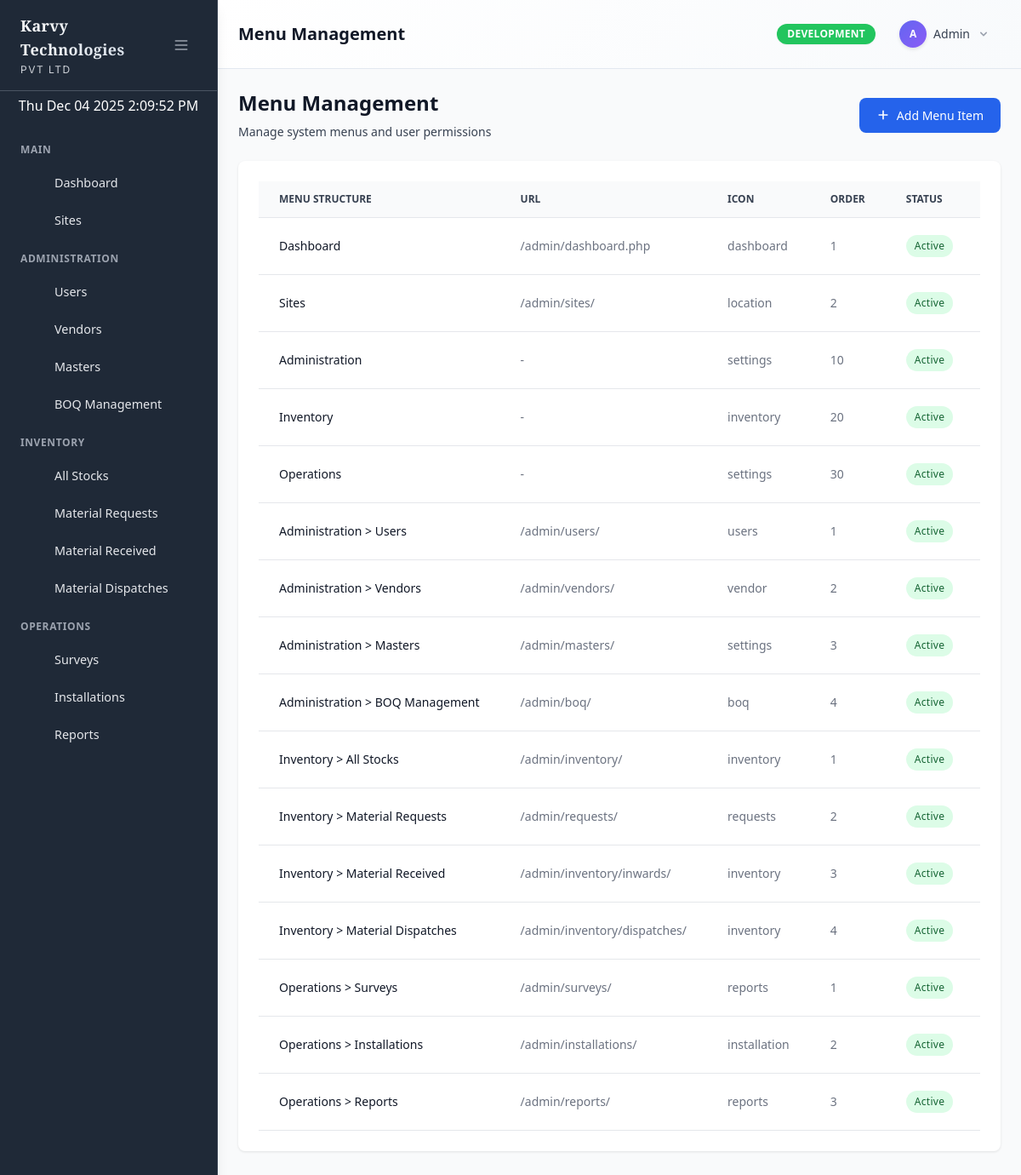
/admin/menu-management/index.php (signed in), run on the app's committed database.
### tables this page shows
CREATE TABLE `menu_items` (
  `id` int(11) NOT NULL,
  `parent_id` int(11) DEFAULT NULL,
  `title` varchar(100) NOT NULL,
  `icon` varchar(100) DEFAULT NULL,
  `url` varchar(255) DEFAULT NULL,
  `sort_order` int(11) DEFAULT 0,
  `status` enum('active','inactive') DEFAULT 'active',
  `created_at` timestamp NOT NULL DEFAULT current_timestamp(),
  `updated_at` timestamp NOT NULL DEFAULT current_timestamp() ON UPDATE current_timestamp()
);

### config/database.php (called while the page is built, shortened)
<?php
class Database {
    private static $instance = null;
    private $connection;
    private $environment;
    private function __construct() {
        $this->environment = getEnvironment();
    }
    private function connect() {
        try {
            $dsn = "mysql:host=" . DB_HOST . ";dbname=" . DB_NAME . ";charset=" . DB_CHARSET;
            $options = [
                PDO::ATTR_ERRMODE => PDO::ERRMODE_EXCEPTION,
                PDO::ATTR_DEFAULT_FETCH_MODE => PDO::FETCH_ASSOC,
                PDO::ATTR_EMULATE_PREPARES => false,
                PDO::MYSQL_ATTR_INIT_COMMAND => "SET NAMES " . DB_CHARSET
            ];
            $this->connection = new PDO($dsn, DB_USER, DB_PASS, $options);
        } catch (PDOException $e) {
            $errorMsg = "Database connection failed in " . $this->environment . " environment: " . $e->getMessage();
            error_log($errorMsg);
            if ($this->environment === 'production') {
                throw new Exception("Database connection failed. Please contact administrator.");
            } else {
                throw new Exception($errorMsg);
            }
        }
    }
    public static function getInstance() {
        if (self::$instance === null) {
            self::$instance = new self();
        }
        return self::$instance;
    }
    public function getConnection() {
        return $this->connection;
    }
}
?>

### models/BaseModel.php (called while the page is built, shortened)
<?php
require_once __DIR__ . '/../config/database.php';
class BaseModel {
    public function __construct() {
        $this->db = Database::getInstance()->getConnection();
    }
}
?>

### models/Menu.php (called while the page is built, shortened)
<?php
require_once __DIR__ . '/BaseModel.php';
class Menu extends BaseModel {
    public function getAllMenuItems() {
        $stmt = $this->db->prepare("
            SELECT m.*,
                   CASE WHEN m.parent_id IS NULL THEN m.title
                        ELSE CONCAT(p.title, ' > ', m.title)
                   END as full_path
            FROM menu_items m
            LEFT JOIN menu_items p ON m.parent_id = p.id
            ORDER BY m.parent_id ASC, m.sort_order ASC, m.title ASC
        ");
        $stmt->execute();
        return $stmt->fetchAll();
    }
}
?>

### admin/menu-management/index.php (the view, shortened to what this page needs)
<?php
require_once __DIR__ . '/../../models/Menu.php';
$menuModel = new Menu();
$menuItems = $menuModel->getAllMenuItems();
?>
<div class="flex justify-between items-center mb-6">
    <div>
        <h1 class="text-2xl font-semibold text-gray-900">Menu Management</h1>
        <p class="mt-2 text-sm text-gray-700">Manage system menus and user permissions</p>
    </div>
    <button onclick="openModal('createMenuModal')" class="btn btn-primary">
        <svg class="w-4 h-4 mr-2" fill="currentColor" viewBox="0 0 20 20">
            <path fill-rule="evenodd" d="M10 3a1 1 0 011 1v5h5a1 1 0 110 2h-5v5a1 1 0 11-2 0v-5H4a1 1 0 110-2h5V4a1 1 0 011-1z" clip-rule="evenodd"></path>
        </svg>
        Add Menu Item
    </button>
</div>
<div class="card">
    <div class="card-body">
        <div class="overflow-x-auto">
            <table class="data-table">
                <thead>
                    <tr>
                        <th>Menu Structure</th>
                        <th>URL</th>
                        <th>Icon</th>
                        <th>Order</th>
                        <th>Status</th>
                        <th>Actions</th>
                    </tr>
                </thead>
                <tbody>
                    <?php foreach ($menuItems as $item): ?>
                    <tr>
                        <td>
                            <div class="text-sm font-medium text-gray-900">
                                <?php echo htmlspecialchars($item['full_path']); ?>
                            </div>
                        </td>
                        <td class="text-sm text-gray-500">
                            <?php echo $item['url'] ? htmlspecialchars($item['url']) : '-'; ?>
                        </td>
                        <td class="text-sm text-gray-500">
                            <?php echo $item['icon'] ? htmlspecialchars($item['icon']) : '-'; ?>
                        </td>
                        <td class="text-sm text-gray-500">
                            <?php echo $item['sort_order']; ?>
                        </td>
                        <td>
                            <span class="badge <?php echo $item['status'] === 'active' ? 'badge-success' : 'badge-danger'; ?>">
                                <?php echo ucfirst($item['status']); ?>
                            </span>
                        </td>
                        <td>
                        </td>
                    </tr>
                    <?php endforeach; ?>
                </tbody>
            </table>
        </div>
    </div>
</div>
<?php
include __DIR__ . '/../../includes/admin_layout.php';
?>

### assets/css/custom.css (style rules this page uses)
.btn-primary { @apply bg-blue-600 hover:bg-blue-700 text-white font-medium py-2 px-4 rounded-md transition duration-200; }
.card { @apply bg-white shadow-md rounded-lg p-6 mb-6; }
.badge { @apply inline-flex items-center px-2.5 py-0.5 rounded-full text-xs font-medium; }
.badge-success { @apply bg-green-100 text-green-800; }

### assets/css/admin.css (style rules this page uses)
.btn { @apply font-medium rounded-lg text-sm px-5 py-2.5 text-center transition-colors duration-200; }
.btn-primary { @apply text-white bg-primary-600 hover:bg-primary-700 focus:ring-4 focus:outline-none focus:ring-primary-300; }
.data-table { @apply w-full text-sm text-left text-gray-500; }
.data-table thead { @apply text-xs text-gray-700 uppercase bg-gray-50; }
.data-table th { @apply px-6 py-3; }
.data-table td { @apply px-6 py-4 whitespace-nowrap; }
.data-table tbody tr { @apply bg-white border-b hover:bg-gray-50; }
.card { @apply bg-white shadow rounded-lg; }
.card-body { @apply p-6; }
.badge { @apply inline-flex items-center px-2.5 py-0.5 rounded-full text-xs font-medium; }
.badge-success { @apply bg-green-100 text-green-800; }
.btn { @apply inline-flex items-center justify-center px-4 py-2 border border-transparent text-sm font-medium rounded-md shadow-sm focus:outline-none focus:ring-2 focus:ring-offset-2 transition-all duration-200; }
.btn-primary { @apply text-white bg-blue-600 hover:bg-blue-700 focus:ring-blue-500; }
.btn svg { @apply w-4 h-4; }
.card { @apply bg-white overflow-hidden shadow rounded-lg; }
.card-body { @apply px-4 py-5 sm:p-6; }
.data-table { @apply min-w-full divide-y divide-gray-200; }
.data-table thead { @apply bg-gray-50; }
.data-table th { @apply px-6 py-3 text-left text-xs font-medium text-gray-500 uppercase tracking-wider; }
.data-table td { @apply px-6 py-4 whitespace-nowrap text-sm text-gray-900; }
.data-table tbody tr { @apply bg-white hover:bg-gray-50; }
.badge { font-weight: 600; letter-spacing: 0.025em; }

### includes/admin_layout.php (style rules this page uses)
.btn { white-space: nowrap; display: inline-flex; align-items: center; padding: 0.5rem 1rem; border-radius: 0.375rem; font-weight: 500; text-decoration: none; transition: all 0.2s; border: none; cursor: pointer; }
.btn-primary { background-color: #2563eb; color: white; }
.card { background-color: white; border-radius: 0.5rem; box-shadow: 0 1px 3px 0 rgba(0, 0, 0, 0.1); overflow: hidden; }
.card-body { padding: 1.5rem; }
.data-table { width: 100%; border-collapse: collapse; }
.data-table th, .data-table td { padding: 0.75rem; text-align: left; border-bottom: 1px solid #e5e7eb; }
.data-table th { background-color: #f9fafb; font-weight: 600; color: #374151; }
.flex { display: flex; }
.items-center { align-items: center; }
.justify-between { justify-content: space-between; }
.mb-6 { margin-bottom: 1.5rem; }
.text-2xl { font-size: 1.5rem; line-height: 2rem; }
.font-semibold { font-weight: 600; }
.text-gray-900 { color: #111827; }
.text-gray-700 { color: #374151; }
.text-gray-500 { color: #6b7280; }
.text-sm { font-size: 0.875rem; line-height: 1.25rem; }
.mt-2 { margin-top: 0.5rem; }
.overflow-x-auto { overflow-x: auto; }
.card { margin-bottom: 1.5rem; }
.btn { font-weight: 500; border-radius: 0.5rem; font-size: 0.875rem; padding: 0.625rem 1.25rem; text-align: center; transition: all 0.2s; }
.btn-primary { color: white; background-color: #2563eb; }
.card { background-color: white; box-shadow: 0 1px 3px 0 rgba(0, 0, 0, 0.1); border-radius: 0.5rem; }
.data-table { width: 100%; font-size: 0.875rem; text-align: left; color: #6b7280; }
.data-table thead { font-size: 0.75rem; color: #374151; text-transform: uppercase; background-color: #f9fafb; }
.data-table th { padding: 0.75rem 1.5rem; font-weight: 600; }
.data-table td { padding: 1rem 1.5rem; white-space: nowrap; }
.data-table tbody tr { background-color: white; border-bottom: 1px solid #e5e7eb; }
.badge { display: inline-flex; align-items: center; padding: 0.25rem 0.625rem; border-radius: 9999px; font-size: 0.75rem; font-weight: 500; }
.badge-success { background-color: #dcfce7; color: #166534; }

### data on the page
menu_items: full_path "Dashboard", url "/admin/dashboard.php", icon "dashboard", sort_order "1", status "Active"
menu_items: full_path "Sites", url "/admin/sites/", icon "location", sort_order "2", status "Active"
menu_items: full_path "Administration", icon "settings", sort_order "10", status "Active"
menu_items: full_path "Inventory", icon "inventory", sort_order "20", status "Active"
menu_items: full_path "Operations", icon "settings", sort_order "30", status "Active"
menu_items: full_path "Administration > Users", url "/admin/users/", icon "users", sort_order "1", status "Active"
menu_items: full_path "Administration > Vendors", url "/admin/vendors/", icon "vendor", sort_order "2", status "Active"
menu_items: full_path "Administration > Masters", url "/admin/masters/", icon "settings", sort_order "3", status "Active"
menu_items: full_path "Administration > BOQ Management", url "/admin/boq/", icon "boq", sort_order "4", status "Active"
menu_items: full_path "Inventory > All Stocks", url "/admin/inventory/", icon "inventory", sort_order "1", status "Active"
menu_items: full_path "Inventory > Material Requests", url "/admin/requests/", icon "requests", sort_order "2", status "Active"
menu_items: full_path "Inventory > Material Received", url "/admin/inventory/inwards/", icon "inventory", sort_order "3", status "Active"
menu_items: full_path "Inventory > Material Dispatches", url "/admin/inventory/dispatches/", icon "inventory", sort_order "4", status "Active"
menu_items: full_path "Operations > Surveys", url "/admin/surveys/", icon "reports", sort_order "1", status "Active"
menu_items: full_path "Operations > Installations", url "/admin/installations/", icon "installation", sort_order "2", status "Active"
menu_items: full_path "Operations > Reports", url "/admin/reports/", icon "reports", sort_order "3", status "Active"

### other printed values
$sectionName "MAIN"
$item['title'] "Dashboard"
$item['title'] "Sites"
$sectionName "ADMINISTRATION"
$item['title'] "Users"
$item['title'] "Vendors"
$item['title'] "Masters"
$item['title'] "BOQ Management"
$sectionName "INVENTORY"
$item['title'] "All Stocks"
$item['title'] "Material Requests"
$item['title'] "Material Received"
$item['title'] "Material Dispatches"
$sectionName "OPERATIONS"
$item['title'] "Surveys"
